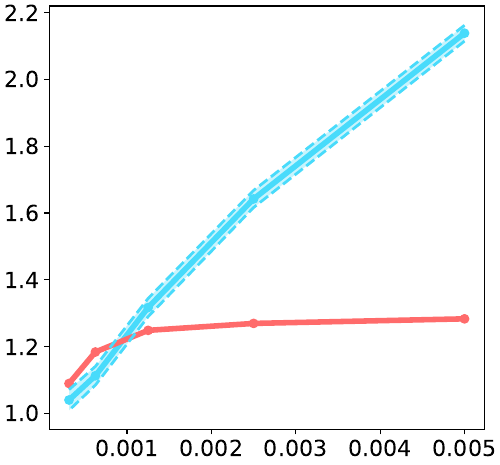

Generate this figure with Python:
from numpy import kron as ꕕ
from matplotlib import cm as colm
import numpy as np
import matplotlib.pyplot as plt
plt.rcParams.update({'font.size': 16})


width= 5
aspect_ratio= 1.075
fig_size = (width, width / aspect_ratio)
plt.figure(figsize=fig_size, constrained_layout=True)


# η = np.array([0.005, 0.0025, 0.00125, 0.000625, 0.0003125])
# kC = np.array([2.1384329605762313, 1.6421717090510257, 1.3171031231626027, 1.1128803723879521, 1.0402863439971488])
# kQ = np.array([1.283247683855546, 1.269535314715419, 1.248771495418419, 1.1839934663698433, 1.0897211468474446])
# δkcl = np.array([0.023691622065771658, 0.025585613283695942, 0.02723666617604276, 0.027949108479794958, 0.030996693120968873])
dat = np.loadtxt("S8f.out") 
η,kC, kQ, δkcl = dat[:,0], dat[:,1], dat[:,2], dat[:,3]


plt.plot(η, kC, 'o-', c  = '#48dbfb', lw = 4)
plt.plot(η, kQ, 'o-', c  = '#ff6b6b', lw = 4)
plt.plot(η, kC + δkcl, '--', c = '#48dbfb', lw = 2)
plt.plot(η, kC - δkcl, '--', c = '#48dbfb', lw = 2)

plt.fill_between(η, kC - δkcl, kC + δkcl , facecolor='#48dbfb', alpha = 0.3)
plt.savefig('S8f.pdf')  